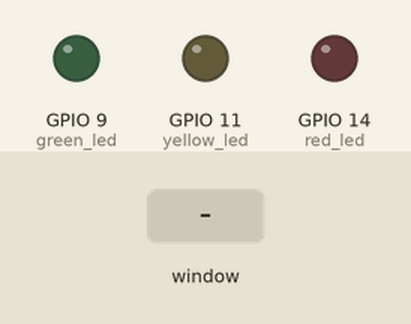
Simulated run of this program. Board: Raspberry Pi (BCM pin numbers). Parts: output pins drawn as LEDs (lit = HIGH). Inputs (shaded band) come from the test bench. The desktop window is not drawn, its controls go by their first labels and the mouse button is held 0.15 s. At 5.8 s the program stops and its outputs stay as they are.

Above: at 1.2 s.
1.3 s: control labelled "Red" in the window clicked
At 1.9 s:
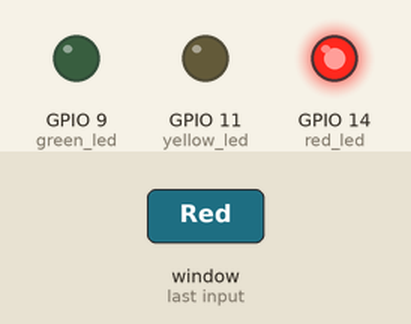
2.8 s: control labelled "Yellow" in the window clicked
At 4.0 s:
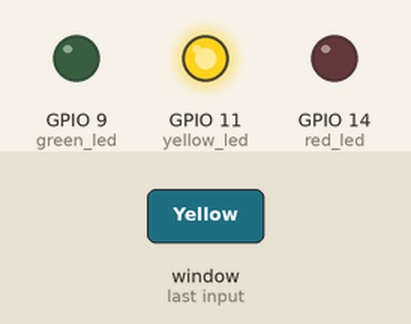
4.3 s: control labelled "Green" in the window clicked
At 5.4 s:
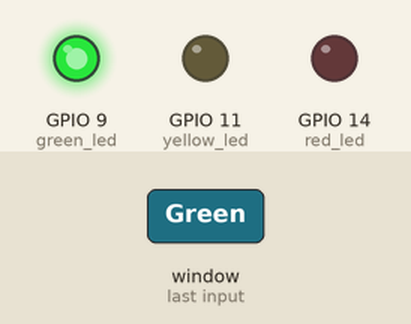
5.8 s: control labelled "X" in the window clicked
At 6.5 s:
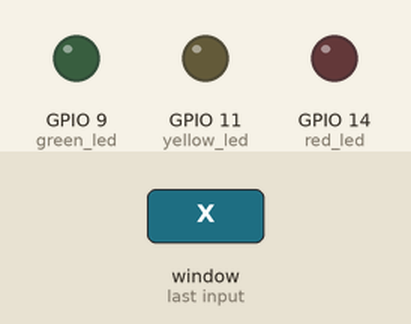
Timing chart, 0 to 7.3 s (numbered marks = the images above; inputs shaded):
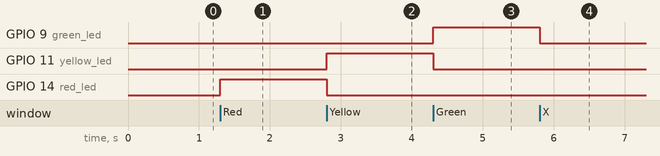

The program:

tkinterGUI-LED.py
```python
from tkinter import*
import tkinter.font
from gpiozero import LED
import RPi.GPIO

RPi.GPIO.setmode(RPi.GPIO .BCM)

## hardware
yellow_led = LED(11)
green_led = LED(9)
red_led = LED(14)

# creates tk object
win = Tk()
win.title("RPi GUI")
# configure font used is GUI
gui_font = tkinter.font.Font(family = "Arial", size = 12, weight = "bold")

# GUI layout
left_frame = Frame(win)
right_frame = Frame(win)
mid_frame = Frame(win)
left_frame.pack(side = LEFT)
right_frame.pack(side = RIGHT)
mid_frame.pack(side = RIGHT)

## definitions for widgets
# assign variable to capture button variables
rad = tkinter.StringVar()
# set to nothing first to make radio buttons look active
rad.set("0")

## event functions
def toggle_led():
    # turn all off first so only one stays on after radio button is clicked
    yellow_led.off()
    red_led.off()
    green_led.off()
    # get value from radiobutton functions
    value = rad.get()
    # depending on value passed through, the coressponding LED will light up
    if value == "red_led": red_led.on()
    if value == "yellow_led": yellow_led.on()
    if value == "green_led": green_led.on()

# Function to cleanly close the GUI
def close():
    RPi.GPIO.cleanup()
    win.destroy()

# Set up labels
label = Label(left_frame)
label.pack()
label.config(text = "Click button to change LED")

### BUTTONS ###

#RED RADIO BUTTON
redLED = Radiobutton(left_frame, text = "Red", variable=rad, value = "red_led", command = toggle_led)
redLED.pack()
# YELLOW RADIO BUTTON
yellowLed = Radiobutton(left_frame, text = "Yellow", variable=rad, value = "yellow_led", command = toggle_led)
yellowLed.pack()
# GREEN RADIO BUTTON
greenLed = Radiobutton(left_frame, text = "Green", variable=rad, value = "green_led", command = toggle_led)
greenLed.pack()

# EXIT BUTTON
exit_button = Button(win, text = "X", font = gui_font, command = close, bg = 'red', height = 1, width = 2)
exit_button.pack(side = BOTTOM)

win.protocol("WM_DELETE_WINDOW", close) # attatch to close function and exit cleanly

win.mainloop() # keep GUI running
```

Measured:
- after the input at 1.3 s, GPIO 14 (red_led): LOW → HIGH at once
- after the input at 2.8 s, GPIO 11 (yellow_led): LOW → HIGH at once; GPIO 14 (red_led): HIGH → LOW at once
- after the input at 4.3 s, GPIO 9 (green_led): LOW → HIGH at once; GPIO 11 (yellow_led): HIGH → LOW at once
- after the input at 5.8 s, GPIO 9 (green_led): HIGH → LOW at once
